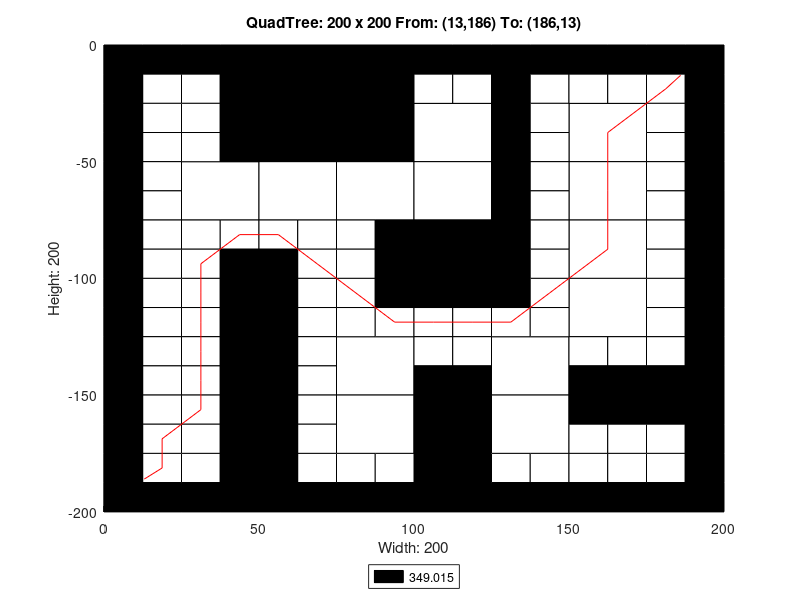

Recreate this plot in MATLAB.
axis([0 200 -200 0]);
title('QuadTree: 200 x 200 From: (13,186) To: (186,13)');
xlabel('Width: 200');
ylabel('Height: 200');
rectangle('Position',[50 -50 50 50], 'FaceColor',[0 0 0]);
rectangle('Position',[25 -75 25 25], 'FaceColor',[1 1 1]);
rectangle('Position',[50 -75 25 25], 'FaceColor',[1 1 1]);
rectangle('Position',[75 -75 25 25], 'FaceColor',[1 1 1]);
rectangle('Position',[100 -50 25 25], 'FaceColor',[1 1 1]);
rectangle('Position',[150 -50 25 25], 'FaceColor',[1 1 1]);
rectangle('Position',[100 -75 25 25], 'FaceColor',[1 1 1]);
rectangle('Position',[100 -100 25 25], 'FaceColor',[0 0 0]);
rectangle('Position',[150 -75 25 25], 'FaceColor',[1 1 1]);
rectangle('Position',[150 -100 25 25], 'FaceColor',[1 1 1]);
rectangle('Position',[75 -150 25 25], 'FaceColor',[1 1 1]);
rectangle('Position',[75 -175 25 25], 'FaceColor',[1 1 1]);
rectangle('Position',[125 -150 25 25], 'FaceColor',[1 1 1]);
rectangle('Position',[150 -125 25 25], 'FaceColor',[1 1 1]);
rectangle('Position',[100 -175 25 25], 'FaceColor',[0 0 0]);
rectangle('Position',[125 -175 25 25], 'FaceColor',[1 1 1]);
rectangle('Position',[100 -200 25 25], 'FaceColor',[0 0 0]);
rectangle('Position',[0 -12.5 12.5 12.5], 'FaceColor',[0 0 0]);
rectangle('Position',[12.5 -12.5 12.5 12.5], 'FaceColor',[0 0 0]);
rectangle('Position',[0 -25 12.5 12.5], 'FaceColor',[0 0 0]);
rectangle('Position',[12.5 -25 12.5 12.5], 'FaceColor',[1 1 1]);
rectangle('Position',[25 -12.5 12.5 12.5], 'FaceColor',[0 0 0]);
rectangle('Position',[37.5 -12.5 12.5 12.5], 'FaceColor',[0 0 0]);
rectangle('Position',[25 -25 12.5 12.5], 'FaceColor',[1 1 1]);
rectangle('Position',[37.5 -25 12.5 12.5], 'FaceColor',[0 0 0]);
rectangle('Position',[0 -37.5 12.5 12.5], 'FaceColor',[0 0 0]);
rectangle('Position',[12.5 -37.5 12.5 12.5], 'FaceColor',[1 1 1]);
rectangle('Position',[0 -50 12.5 12.5], 'FaceColor',[0 0 0]);
rectangle('Position',[12.5 -50 12.5 12.5], 'FaceColor',[1 1 1]);
rectangle('Position',[25 -37.5 12.5 12.5], 'FaceColor',[1 1 1]);
rectangle('Position',[37.5 -37.5 12.5 12.5], 'FaceColor',[0 0 0]);
rectangle('Position',[25 -50 12.5 12.5], 'FaceColor',[1 1 1]);
rectangle('Position',[37.5 -50 12.5 12.5], 'FaceColor',[0 0 0]);
rectangle('Position',[0 -62.5 12.5 12.5], 'FaceColor',[0 0 0]);
rectangle('Position',[12.5 -62.5 12.5 12.5], 'FaceColor',[1 1 1]);
rectangle('Position',[0 -75 12.5 12.5], 'FaceColor',[0 0 0]);
rectangle('Position',[12.5 -75 12.5 12.5], 'FaceColor',[1 1 1]);
rectangle('Position',[0 -87.5 12.5 12.5], 'FaceColor',[0 0 0]);
rectangle('Position',[12.5 -87.5 12.5 12.5], 'FaceColor',[1 1 1]);
rectangle('Position',[0 -100 12.5 12.5], 'FaceColor',[0 0 0]);
rectangle('Position',[12.5 -100 12.5 12.5], 'FaceColor',[1 1 1]);
rectangle('Position',[25 -87.5 12.5 12.5], 'FaceColor',[1 1 1]);
rectangle('Position',[37.5 -87.5 12.5 12.5], 'FaceColor',[1 1 1]);
rectangle('Position',[25 -100 12.5 12.5], 'FaceColor',[1 1 1]);
rectangle('Position',[37.5 -100 12.5 12.5], 'FaceColor',[0 0 0]);
rectangle('Position',[50 -87.5 12.5 12.5], 'FaceColor',[1 1 1]);
rectangle('Position',[62.5 -87.5 12.5 12.5], 'FaceColor',[1 1 1]);
rectangle('Position',[50 -100 12.5 12.5], 'FaceColor',[0 0 0]);
rectangle('Position',[62.5 -100 12.5 12.5], 'FaceColor',[1 1 1]);
rectangle('Position',[75 -87.5 12.5 12.5], 'FaceColor',[1 1 1]);
rectangle('Position',[87.5 -87.5 12.5 12.5], 'FaceColor',[0 0 0]);
rectangle('Position',[75 -100 12.5 12.5], 'FaceColor',[1 1 1]);
rectangle('Position',[87.5 -100 12.5 12.5], 'FaceColor',[0 0 0]);
rectangle('Position',[100 -12.5 12.5 12.5], 'FaceColor',[0 0 0]);
rectangle('Position',[112.5 -12.5 12.5 12.5], 'FaceColor',[0 0 0]);
rectangle('Position',[100 -25 12.5 12.5], 'FaceColor',[1 1 1]);
rectangle('Position',[112.5 -25 12.5 12.5], 'FaceColor',[1 1 1]);
rectangle('Position',[125 -12.5 12.5 12.5], 'FaceColor',[0 0 0]);
rectangle('Position',[137.5 -12.5 12.5 12.5], 'FaceColor',[0 0 0]);
rectangle('Position',[125 -25 12.5 12.5], 'FaceColor',[0 0 0]);
rectangle('Position',[137.5 -25 12.5 12.5], 'FaceColor',[1 1 1]);
rectangle('Position',[125 -37.5 12.5 12.5], 'FaceColor',[0 0 0]);
rectangle('Position',[137.5 -37.5 12.5 12.5], 'FaceColor',[1 1 1]);
rectangle('Position',[125 -50 12.5 12.5], 'FaceColor',[0 0 0]);
rectangle('Position',[137.5 -50 12.5 12.5], 'FaceColor',[1 1 1]);
rectangle('Position',[150 -12.5 12.5 12.5], 'FaceColor',[0 0 0]);
rectangle('Position',[162.5 -12.5 12.5 12.5], 'FaceColor',[0 0 0]);
rectangle('Position',[150 -25 12.5 12.5], 'FaceColor',[1 1 1]);
rectangle('Position',[162.5 -25 12.5 12.5], 'FaceColor',[1 1 1]);
rectangle('Position',[175 -12.5 12.5 12.5], 'FaceColor',[0 0 0]);
rectangle('Position',[187.5 -12.5 12.5 12.5], 'FaceColor',[0 0 0]);
rectangle('Position',[175 -25 12.5 12.5], 'FaceColor',[1 1 1]);
rectangle('Position',[187.5 -25 12.5 12.5], 'FaceColor',[0 0 0]);
rectangle('Position',[175 -37.5 12.5 12.5], 'FaceColor',[1 1 1]);
rectangle('Position',[187.5 -37.5 12.5 12.5], 'FaceColor',[0 0 0]);
rectangle('Position',[175 -50 12.5 12.5], 'FaceColor',[1 1 1]);
rectangle('Position',[187.5 -50 12.5 12.5], 'FaceColor',[0 0 0]);
rectangle('Position',[125 -62.5 12.5 12.5], 'FaceColor',[0 0 0]);
rectangle('Position',[137.5 -62.5 12.5 12.5], 'FaceColor',[1 1 1]);
rectangle('Position',[125 -75 12.5 12.5], 'FaceColor',[0 0 0]);
rectangle('Position',[137.5 -75 12.5 12.5], 'FaceColor',[1 1 1]);
rectangle('Position',[125 -87.5 12.5 12.5], 'FaceColor',[0 0 0]);
rectangle('Position',[137.5 -87.5 12.5 12.5], 'FaceColor',[1 1 1]);
rectangle('Position',[125 -100 12.5 12.5], 'FaceColor',[0 0 0]);
rectangle('Position',[137.5 -100 12.5 12.5], 'FaceColor',[1 1 1]);
rectangle('Position',[175 -62.5 12.5 12.5], 'FaceColor',[1 1 1]);
rectangle('Position',[187.5 -62.5 12.5 12.5], 'FaceColor',[0 0 0]);
rectangle('Position',[175 -75 12.5 12.5], 'FaceColor',[1 1 1]);
rectangle('Position',[187.5 -75 12.5 12.5], 'FaceColor',[0 0 0]);
rectangle('Position',[175 -87.5 12.5 12.5], 'FaceColor',[1 1 1]);
rectangle('Position',[187.5 -87.5 12.5 12.5], 'FaceColor',[0 0 0]);
rectangle('Position',[175 -100 12.5 12.5], 'FaceColor',[1 1 1]);
rectangle('Position',[187.5 -100 12.5 12.5], 'FaceColor',[0 0 0]);
rectangle('Position',[0 -112.5 12.5 12.5], 'FaceColor',[0 0 0]);
rectangle('Position',[12.5 -112.5 12.5 12.5], 'FaceColor',[1 1 1]);
rectangle('Position',[0 -125 12.5 12.5], 'FaceColor',[0 0 0]);
rectangle('Position',[12.5 -125 12.5 12.5], 'FaceColor',[1 1 1]);
rectangle('Position',[25 -112.5 12.5 12.5], 'FaceColor',[1 1 1]);
rectangle('Position',[37.5 -112.5 12.5 12.5], 'FaceColor',[0 0 0]);
rectangle('Position',[25 -125 12.5 12.5], 'FaceColor',[1 1 1]);
rectangle('Position',[37.5 -125 12.5 12.5], 'FaceColor',[0 0 0]);
rectangle('Position',[0 -137.5 12.5 12.5], 'FaceColor',[0 0 0]);
rectangle('Position',[12.5 -137.5 12.5 12.5], 'FaceColor',[1 1 1]);
rectangle('Position',[0 -150 12.5 12.5], 'FaceColor',[0 0 0]);
rectangle('Position',[12.5 -150 12.5 12.5], 'FaceColor',[1 1 1]);
rectangle('Position',[25 -137.5 12.5 12.5], 'FaceColor',[1 1 1]);
rectangle('Position',[37.5 -137.5 12.5 12.5], 'FaceColor',[0 0 0]);
rectangle('Position',[25 -150 12.5 12.5], 'FaceColor',[1 1 1]);
rectangle('Position',[37.5 -150 12.5 12.5], 'FaceColor',[0 0 0]);
rectangle('Position',[50 -112.5 12.5 12.5], 'FaceColor',[0 0 0]);
rectangle('Position',[62.5 -112.5 12.5 12.5], 'FaceColor',[1 1 1]);
rectangle('Position',[50 -125 12.5 12.5], 'FaceColor',[0 0 0]);
rectangle('Position',[62.5 -125 12.5 12.5], 'FaceColor',[1 1 1]);
rectangle('Position',[75 -112.5 12.5 12.5], 'FaceColor',[1 1 1]);
rectangle('Position',[87.5 -112.5 12.5 12.5], 'FaceColor',[0 0 0]);
rectangle('Position',[75 -125 12.5 12.5], 'FaceColor',[1 1 1]);
rectangle('Position',[87.5 -125 12.5 12.5], 'FaceColor',[1 1 1]);
rectangle('Position',[50 -137.5 12.5 12.5], 'FaceColor',[0 0 0]);
rectangle('Position',[62.5 -137.5 12.5 12.5], 'FaceColor',[1 1 1]);
rectangle('Position',[50 -150 12.5 12.5], 'FaceColor',[0 0 0]);
rectangle('Position',[62.5 -150 12.5 12.5], 'FaceColor',[1 1 1]);
rectangle('Position',[0 -162.5 12.5 12.5], 'FaceColor',[0 0 0]);
rectangle('Position',[12.5 -162.5 12.5 12.5], 'FaceColor',[1 1 1]);
rectangle('Position',[0 -175 12.5 12.5], 'FaceColor',[0 0 0]);
rectangle('Position',[12.5 -175 12.5 12.5], 'FaceColor',[1 1 1]);
rectangle('Position',[25 -162.5 12.5 12.5], 'FaceColor',[1 1 1]);
rectangle('Position',[37.5 -162.5 12.5 12.5], 'FaceColor',[0 0 0]);
rectangle('Position',[25 -175 12.5 12.5], 'FaceColor',[1 1 1]);
rectangle('Position',[37.5 -175 12.5 12.5], 'FaceColor',[0 0 0]);
rectangle('Position',[0 -187.5 12.5 12.5], 'FaceColor',[0 0 0]);
rectangle('Position',[12.5 -187.5 12.5 12.5], 'FaceColor',[1 1 1]);
rectangle('Position',[0 -200 12.5 12.5], 'FaceColor',[0 0 0]);
rectangle('Position',[12.5 -200 12.5 12.5], 'FaceColor',[0 0 0]);
rectangle('Position',[25 -187.5 12.5 12.5], 'FaceColor',[1 1 1]);
rectangle('Position',[37.5 -187.5 12.5 12.5], 'FaceColor',[0 0 0]);
rectangle('Position',[25 -200 12.5 12.5], 'FaceColor',[0 0 0]);
rectangle('Position',[37.5 -200 12.5 12.5], 'FaceColor',[0 0 0]);
rectangle('Position',[50 -162.5 12.5 12.5], 'FaceColor',[0 0 0]);
rectangle('Position',[62.5 -162.5 12.5 12.5], 'FaceColor',[1 1 1]);
rectangle('Position',[50 -175 12.5 12.5], 'FaceColor',[0 0 0]);
rectangle('Position',[62.5 -175 12.5 12.5], 'FaceColor',[1 1 1]);
rectangle('Position',[50 -187.5 12.5 12.5], 'FaceColor',[0 0 0]);
rectangle('Position',[62.5 -187.5 12.5 12.5], 'FaceColor',[1 1 1]);
rectangle('Position',[50 -200 12.5 12.5], 'FaceColor',[0 0 0]);
rectangle('Position',[62.5 -200 12.5 12.5], 'FaceColor',[0 0 0]);
rectangle('Position',[75 -187.5 12.5 12.5], 'FaceColor',[1 1 1]);
rectangle('Position',[87.5 -187.5 12.5 12.5], 'FaceColor',[1 1 1]);
rectangle('Position',[75 -200 12.5 12.5], 'FaceColor',[0 0 0]);
rectangle('Position',[87.5 -200 12.5 12.5], 'FaceColor',[0 0 0]);
rectangle('Position',[100 -112.5 12.5 12.5], 'FaceColor',[0 0 0]);
rectangle('Position',[112.5 -112.5 12.5 12.5], 'FaceColor',[0 0 0]);
rectangle('Position',[100 -125 12.5 12.5], 'FaceColor',[1 1 1]);
rectangle('Position',[112.5 -125 12.5 12.5], 'FaceColor',[1 1 1]);
rectangle('Position',[125 -112.5 12.5 12.5], 'FaceColor',[0 0 0]);
rectangle('Position',[137.5 -112.5 12.5 12.5], 'FaceColor',[1 1 1]);
rectangle('Position',[125 -125 12.5 12.5], 'FaceColor',[1 1 1]);
rectangle('Position',[137.5 -125 12.5 12.5], 'FaceColor',[1 1 1]);
rectangle('Position',[100 -137.5 12.5 12.5], 'FaceColor',[1 1 1]);
rectangle('Position',[112.5 -137.5 12.5 12.5], 'FaceColor',[1 1 1]);
rectangle('Position',[100 -150 12.5 12.5], 'FaceColor',[0 0 0]);
rectangle('Position',[112.5 -150 12.5 12.5], 'FaceColor',[0 0 0]);
rectangle('Position',[175 -112.5 12.5 12.5], 'FaceColor',[1 1 1]);
rectangle('Position',[187.5 -112.5 12.5 12.5], 'FaceColor',[0 0 0]);
rectangle('Position',[175 -125 12.5 12.5], 'FaceColor',[1 1 1]);
rectangle('Position',[187.5 -125 12.5 12.5], 'FaceColor',[0 0 0]);
rectangle('Position',[150 -137.5 12.5 12.5], 'FaceColor',[1 1 1]);
rectangle('Position',[162.5 -137.5 12.5 12.5], 'FaceColor',[1 1 1]);
rectangle('Position',[150 -150 12.5 12.5], 'FaceColor',[0 0 0]);
rectangle('Position',[162.5 -150 12.5 12.5], 'FaceColor',[0 0 0]);
rectangle('Position',[175 -137.5 12.5 12.5], 'FaceColor',[1 1 1]);
rectangle('Position',[187.5 -137.5 12.5 12.5], 'FaceColor',[0 0 0]);
rectangle('Position',[175 -150 12.5 12.5], 'FaceColor',[0 0 0]);
rectangle('Position',[187.5 -150 12.5 12.5], 'FaceColor',[0 0 0]);
rectangle('Position',[125 -187.5 12.5 12.5], 'FaceColor',[1 1 1]);
rectangle('Position',[137.5 -187.5 12.5 12.5], 'FaceColor',[1 1 1]);
rectangle('Position',[125 -200 12.5 12.5], 'FaceColor',[0 0 0]);
rectangle('Position',[137.5 -200 12.5 12.5], 'FaceColor',[0 0 0]);
rectangle('Position',[150 -162.5 12.5 12.5], 'FaceColor',[0 0 0]);
rectangle('Position',[162.5 -162.5 12.5 12.5], 'FaceColor',[0 0 0]);
rectangle('Position',[150 -175 12.5 12.5], 'FaceColor',[1 1 1]);
rectangle('Position',[162.5 -175 12.5 12.5], 'FaceColor',[1 1 1]);
rectangle('Position',[175 -162.5 12.5 12.5], 'FaceColor',[0 0 0]);
rectangle('Position',[187.5 -162.5 12.5 12.5], 'FaceColor',[0 0 0]);
rectangle('Position',[175 -175 12.5 12.5], 'FaceColor',[1 1 1]);
rectangle('Position',[187.5 -175 12.5 12.5], 'FaceColor',[0 0 0]);
rectangle('Position',[150 -187.5 12.5 12.5], 'FaceColor',[1 1 1]);
rectangle('Position',[162.5 -187.5 12.5 12.5], 'FaceColor',[1 1 1]);
rectangle('Position',[150 -200 12.5 12.5], 'FaceColor',[0 0 0]);
rectangle('Position',[162.5 -200 12.5 12.5], 'FaceColor',[0 0 0]);
rectangle('Position',[175 -187.5 12.5 12.5], 'FaceColor',[1 1 1]);
rectangle('Position',[187.5 -187.5 12.5 12.5], 'FaceColor',[0 0 0]);
rectangle('Position',[175 -200 12.5 12.5], 'FaceColor',[0 0 0]);
rectangle('Position',[187.5 -200 12.5 12.5], 'FaceColor',[0 0 0]);
X=[186,181.25,162.5,162.5,162.5,143.75,131.25,118.75,106.25,93.75,81.25,68.75,56.25,43.75,31.25,31.25,31.25,31.25,31.25,31.25,18.75,18.75,13];
Y=[-13,-18.75,-37.5,-62.5,-87.5,-106.25,-118.75,-118.75,-118.75,-118.75,-106.25,-93.75,-81.25,-81.25,-93.75,-106.25,-118.75,-131.25,-143.75,-156.25,-168.75,-181.25,-186];
hold on;
plot(X,Y,'r');
legend('349.015','Location','southoutside');
